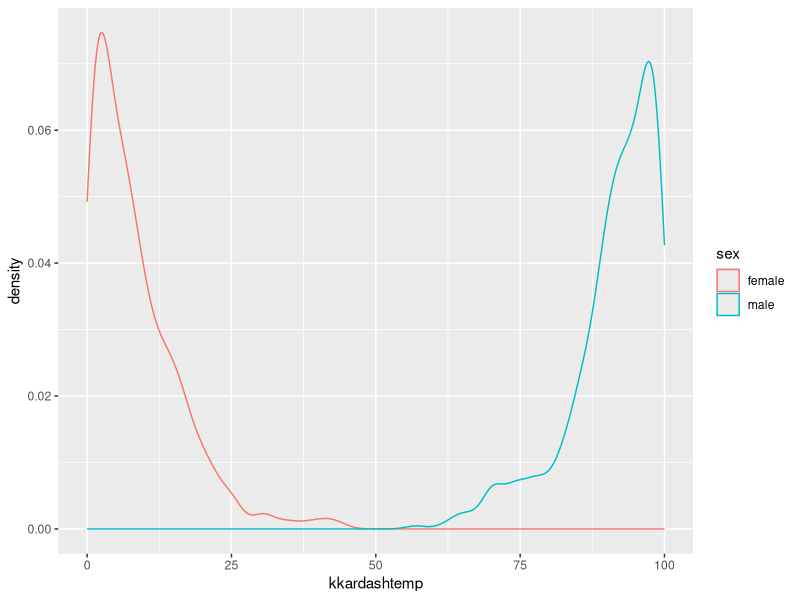
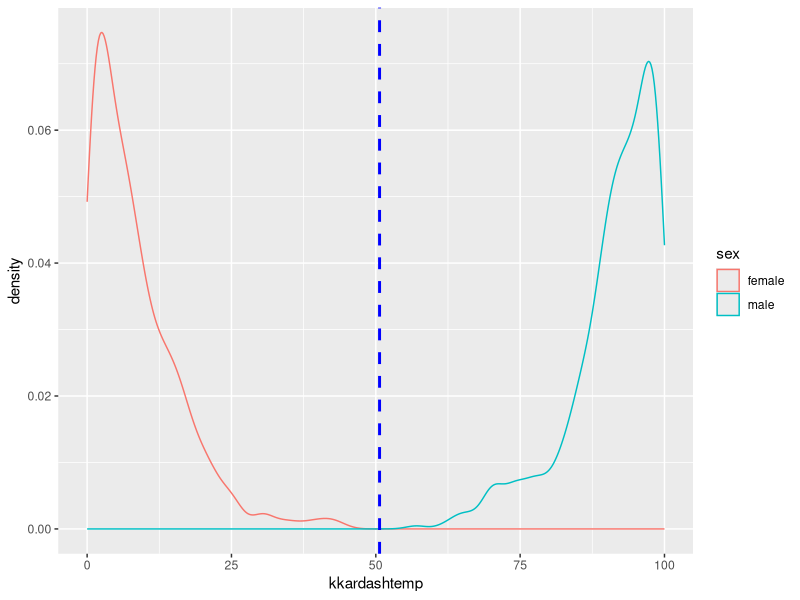
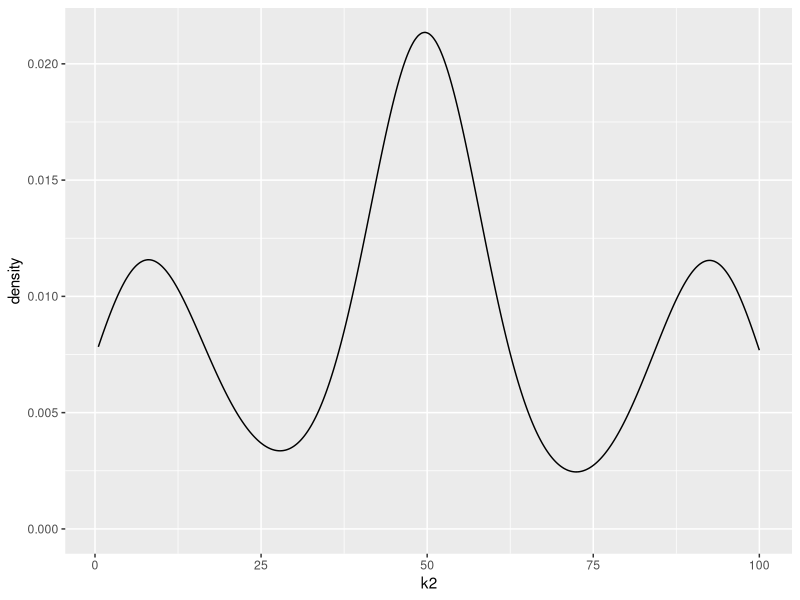
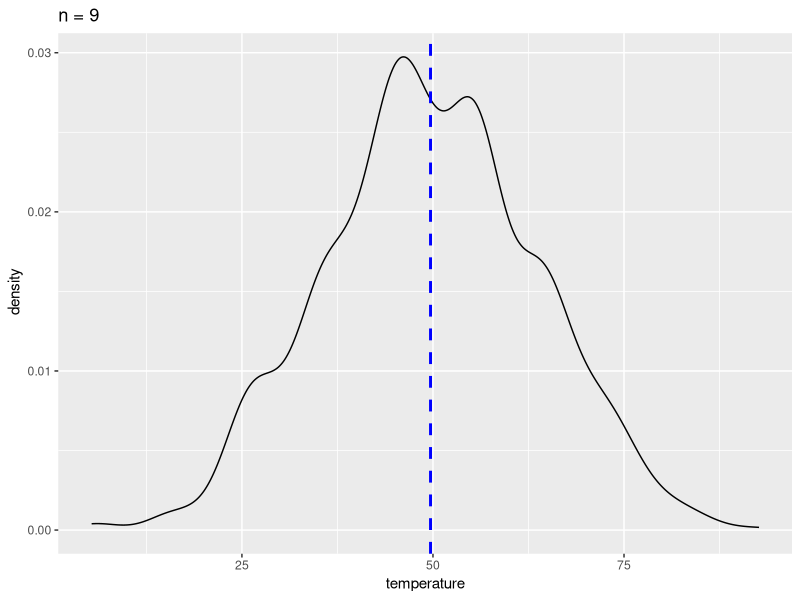

Write the R code that produced these figures, in order.
## ---- chunk 1
knitr::opts_chunk$set(echo = TRUE)
require(tidyverse)
require(lattice)
## ---- chunk 2
Homers_data <- read.csv(file="Homers_data.csv")

my1000 <- sample(Homers_data , size = 1000, replace=T)

## ---- chunk 3

library(ggplot2)
sampleNumber = sample(1:10000, size = 1000)
library(dplyr)
my1000 <- Homers_data[sampleNumber, ]
names(my1000)
# Basic density
p <- ggplot(my1000, aes(x=kkardashtemp,col=sex)) + 
  geom_density()
p
# Add mean line
p+ geom_vline(aes(xintercept=mean(kkardashtemp)),
            color="blue", linetype="dashed", size=1)
print(paste('mean = ', mean(my1000$kkardashtemp),' sd = ',sd(my1000$kkardashtemp)))
## ---- chunk 4
numb=2
Hdata = Homers_data[sample(1:1000, size=numb*1000, replace=T),"kkardashtemp"]
mdata  <-matrix(Hdata,nrow=1000,ncol=numb)
x.avg <- apply(mdata,1,mean)
my1000$k2 = x.avg

p <- ggplot(my1000, aes(x=k2)) + 
  geom_density() 
p

# Add mean line
  geom_vline(aes(xintercept=mean(k4)),
            color="blue", linetype="dashed", size=1)
print(paste('mean = ', mean(my1000$k2),' sd = ',sd(my1000$k2)))

## ---- chunk 5
numb = 9
Hdata = Homers_data[sample(1:1000,size=numb*1000, replace=T),"kkardashtemp"]
mdata  <-matrix(Hdata,nrow=1000,ncol=numb)
x.avg <- apply(mdata,1,mean)
my1000$k9 = x.avg


p <- ggplot(my1000, aes(x=k9),col=sex) + 
  geom_density() + 

# Add mean line
 geom_vline(aes(xintercept=mean(k9)),
            color="blue", linetype="dashed", size=1)
p + ggtitle("n = 9") +
  xlab("temperature") + ylab(" density")

print(paste('mean = ', mean(my1000$k9),' sd = ',sd(my1000$k9)))
